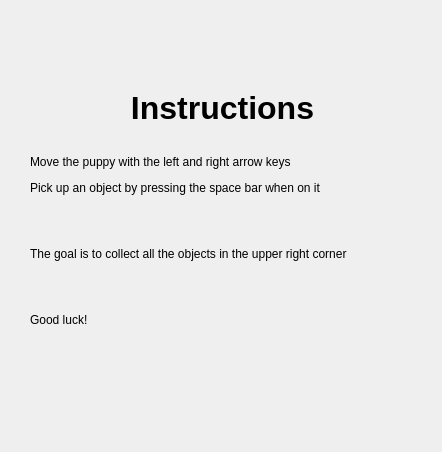
<?xml version="1.0" encoding="UTF-8"?>
<ui version="4.0">
 <class>Instr</class>
 <widget class="QDialog" name="Instr">
  <property name="geometry">
   <rect>
    <x>0</x>
    <y>0</y>
    <width>442</width>
    <height>452</height>
   </rect>
  </property>
  <property name="windowTitle">
   <string>Dialog</string>
  </property>
  <widget class="QWidget" name="verticalLayoutWidget">
   <property name="geometry">
    <rect>
     <x>30</x>
     <y>90</y>
     <width>385</width>
     <height>237</height>
    </rect>
   </property>
   <layout class="QVBoxLayout" name="verticalLayout">
    <item>
     <widget class="QLabel" name="label">
      <property name="text">
       <string>&lt;html&gt;&lt;head/&gt;&lt;body&gt;&lt;p align=&quot;center&quot;&gt;&lt;span style=&quot; font-size:24pt; font-weight:600;&quot;&gt;Instructions&lt;/span&gt;&lt;/p&gt;&lt;/body&gt;&lt;/html&gt;</string>
      </property>
     </widget>
    </item>
    <item>
     <spacer name="verticalSpacer">
      <property name="orientation">
       <enum>Qt::Vertical</enum>
      </property>
      <property name="sizeHint" stdset="0">
       <size>
        <width>20</width>
        <height>40</height>
       </size>
      </property>
     </spacer>
    </item>
    <item>
     <widget class="QLabel" name="label_2">
      <property name="text">
       <string>&lt;html&gt;&lt;head/&gt;&lt;body&gt;&lt;p&gt;Move the puppy with the left and right arrow keys&lt;/p&gt;&lt;p&gt;Pick up an object by pressing the space bar when on it&lt;/p&gt;&lt;p&gt;&lt;br/&gt;&lt;/p&gt;&lt;p&gt;The goal is to collect all the objects in the upper right corner&lt;/p&gt;&lt;p&gt;&lt;br/&gt;&lt;/p&gt;&lt;p&gt;Good luck!&lt;/p&gt;&lt;/body&gt;&lt;/html&gt;</string>
      </property>
     </widget>
    </item>
   </layout>
  </widget>
 </widget>
 <resources/>
 <connections/>
</ui>
